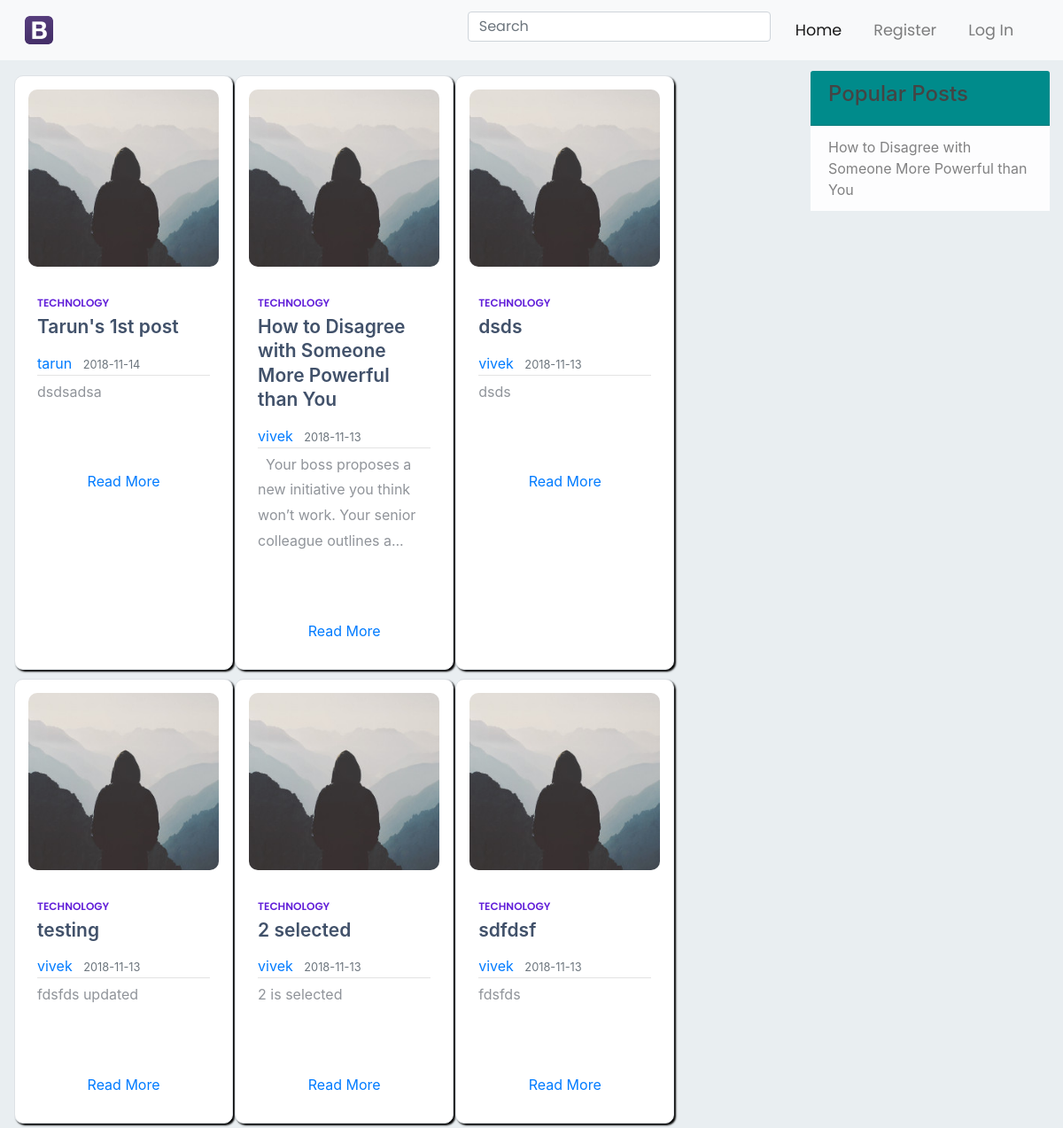
Page /home on the earlier database version.
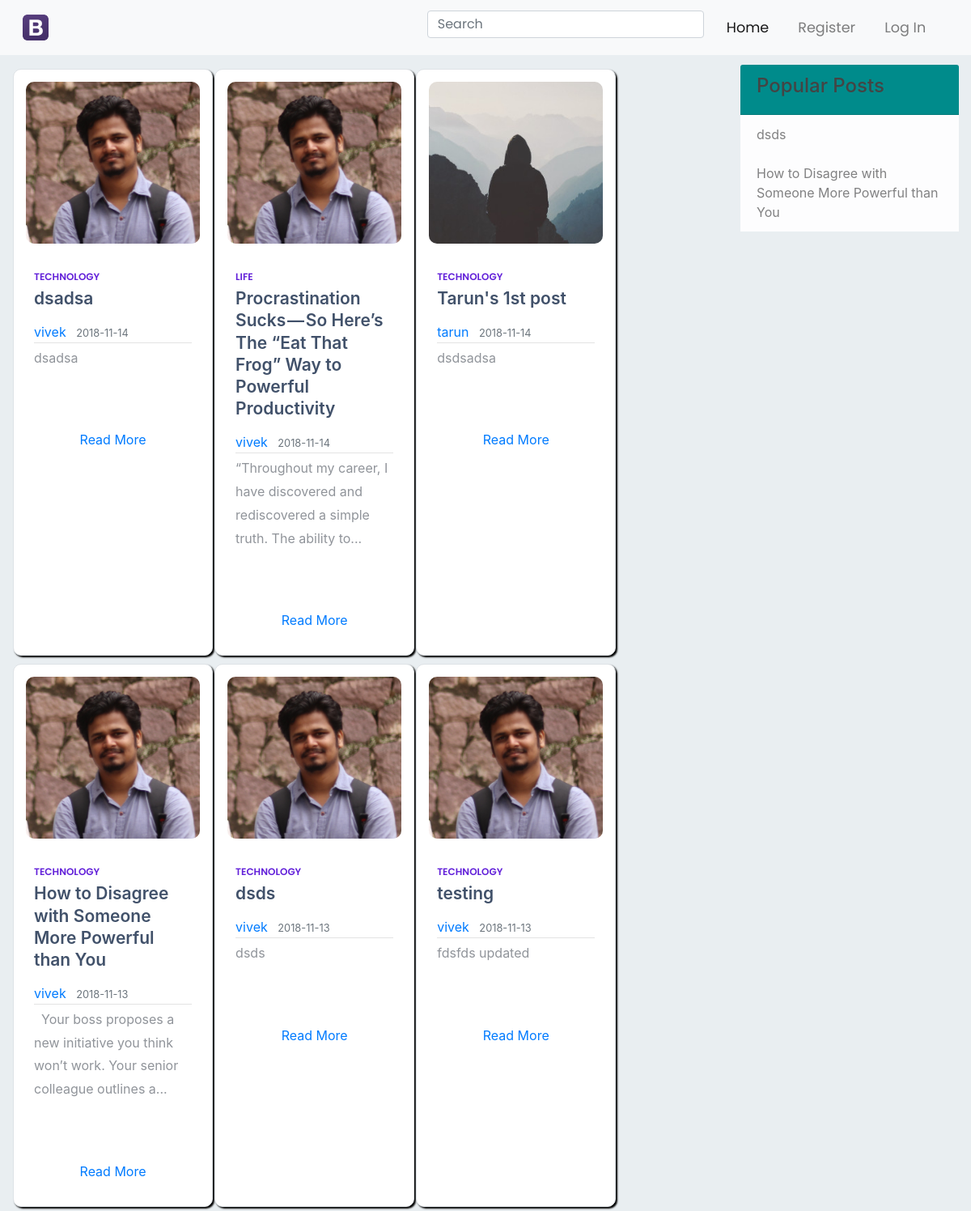
Same page on the later database version.
### flaskblog/models.py (models this page shows, shortened)
class Post(db.Model):
    id = db.Column(db.Integer, primary_key=True)
    title = db.Column(db.String(100), nullable=False)
    date_posted = db.Column(db.DateTime, nullable=False, default=datetime.utcnow)
    content = db.Column(db.Text, nullable=False)
    user_id = db.Column(db.Integer, db.ForeignKey('user.id'), nullable=False)
    published = db.Column(db.Boolean, default=False)
    comments = db.relationship('Comment', backref='post_comments', lazy=True)
    user_tag = db.Column(db.Text)
    likes = db.relationship('PostLike', backref='post', lazy='dynamic')
    theme = db.Column(db.Integer, default=1)

class User(db.Model, UserMixin):
    id = db.Column(db.Integer, primary_key=True)
    username = db.Column(db.String(20), unique=True, nullable=False)
    email = db.Column(db.String(120), unique=True, nullable=False)
    image_file = db.Column(db.String(20), nullable=False, default='default.jpg')
    password = db.Column(db.String(60), nullable=False)
    posts = db.relationship('Post', backref='author', lazy=True)
    aboutme = db.Column(db.String(1000))
    user_comments = db.relationship('Comment', backref='commentor', lazy=True)
    liked = db.relationship('PostLike', foreign_keys='PostLike.user_id', backref='user', lazy='dynamic')

### flaskblog/routes.py (the view)
@app.route("/home")
def home():
    page = request.args.get('page', 1, type=int)
    posts = Post.query.filter_by(published=True).order_by(Post.date_posted.desc()).paginate(page=page, per_page=6)
    query1 = (db.session.query(PostLike.post_id, PostLike.title, func.count(PostLike.post_id))
              .group_by(PostLike.post_id, PostLike.title)
              .having(func.count(PostLike.post_id) > 0)
              .order_by(func.count(PostLike.post_id).desc())
              .limit(5))
    result = dict(zip([0, 1, 2, 3, 4], query1))
    return render_template('home2.html', posts=posts, result=result)

### flaskblog/templates/home2.html (shortened to what this page needs)
{% extends "layout.html" %}
{% block content %}
    <link rel="stylesheet" type="text/css" href="{{ url_for('static', filename='home.css') }}">
    <div class="container-fluid" style="max-width: 3000px;">
        <div class="row masonry-container">
        {% for post in posts.items %}
            <div class="item border">
                <div class="thumbnail">
                    <div class="entry-media">
                        <img src="{{ url_for('static', filename='profile_pics/' + post.author.image_file) }}">
                    </div>
                    <div class="entry-body">
                        <span class="cat">{{ post.user_tag }}</span>
                        <h3><a href="{{ url_for('post', post_id=post.id) }}">{{ post.title }}</a></h3>
                        <div class="article-metadata">
                            <a class="mr-2" href="{{ url_for('user_posts', username=post.author.username) }}">{{ post.author.username }}</a>
                            <small class="text-muted">{{ post.date_posted.strftime('%Y-%m-%d') }}</small>
                        </div>
                        <p>{{ post.content|safe|striptags|truncate(100) }}</p>
                    </div>
                    <div class="footer-copyright text-center py-3">
                        <a href="{{ url_for('post', post_id=post.id) }}">Read More</a>
                    </div>
                </div>
            </div>
        {% endfor %}
        </div>
    </div>
{% endblock content %}
{% block sidebar %}
    {% if current_user.is_authenticated %}
        <br>
            <div class="card" style="width: 18rem; position: fixed" >
              <ul class="list-group list-group-flush">
                <div class="card-header" style="background-color: darkcyan">
                    <a data-toggle="collapse" href="#popular_posts" role="button" aria-expanded="false" aria-controls="popular_posts">
                        <h4 style="align-content: center; font: diagonal-fractions">Popular Posts</h4>
                    </a>
                </div>
                  <div class="collapse" id="popular_posts">
                      {% for item in result %}
                          <ul class="list-group">
                              <a href="{{ url_for('post', post_id=result[item][0] ) }}"><li class="list-group-item list-group-item-light">{{ result[item][1] }}</li></a>
                          </ul>
                      {% endfor %}
                </div>
              </ul>
              <ul class="list-group list-group-flush">
                  <div class="card-header" style="background-color: darkcyan">
                        <h4 style="align-content: center; font: italic">Tools</h4>
                  </div>
                <a href="#"><li class="list-group-item">Put the  head here</li></a>
                  <a href="{{ url_for('user_posts', username=current_user.username) }}"><li class="list-group-item">View My Profile</li></a>
                <a href="{{ url_for('all_user_posts', username=current_user.username) }}"><li class="list-group-item">All My Posts</li></a>
                <a href="{{ url_for('unpublished_user_posts', username=current_user.username) }}"><li class="list-group-item">View Unpublished Posts</li></a>
                <a href="{{ url_for('published_user_posts', username=current_user.username) }}"><li class="list-group-item">View Published Posts</li></a>
              </ul>
            </div>
    {% else %}
        <ul class="list-group list-group-flush">
        <div class="card-header" style="background-color: darkcyan">
            <a data-toggle="collapse" href="#popular_posts" role="button" aria-expanded="false" aria-controls="popular_posts">
                <h4 style="align-content: center; font: diagonal-fractions">Popular Posts</h4>
            </a>
        </div>
        {% for item in result %}
        <ul class="list-group">
          <a href="{{ url_for('post', post_id=result[item][0] ) }}"><li class="list-group-item list-group-item-light">{{ result[item][1] }}</li></a>
        </ul>
        {% endfor %}
        </ul>
    {% endif %}
{% endblock %}

Differences in the rows shown:
no longer on this page (row unchanged): Post: image_file (placeholder picture), user_tag "TECHNOLOGY", title "2 selected", author.username "vivek", date_posted "2018-11-13", content "2 is selected"
no longer on this page (row unchanged): Post: image_file (placeholder picture), user_tag "TECHNOLOGY", title "sdfdsf", author.username "vivek", date_posted "2018-11-13", content "fdsfds"
added Post: image_file (picture), user_tag "TECHNOLOGY", title "dsadsa", author.username "vivek", date_posted "2018-11-14", content "dsadsa"
added Post: image_file (picture), user_tag "LIFE", title "Procrastination Sucks — So Here’s The “Eat That Frog” Way to Powerful Productivity", author.username "vivek", date_posted "2018-11-14", content "“Throughout my career, I have discovered and rediscovered a simple truth. The ability to..."
changed through a linked row, Post "How to Disagree with Someone More Powerful than You": image_file: picture added in place of a placeholder
changed through a linked row, Post "dsds": image_file: picture added in place of a placeholder
changed through a linked row, Post "testing": image_file: picture added in place of a placeholder
Other differences:
new list line: "dsds"
